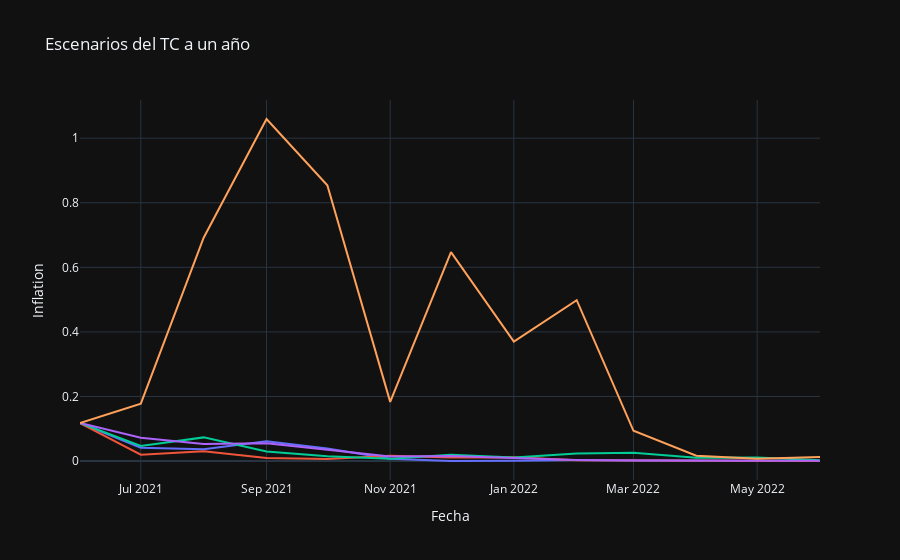

Source (notebook cell):
### Code cell
pd.options.plotting.backend = "plotly"
fig2 = df2.plot(labels={'value': 'Inflation','FECHA_CONTABLE': 'Fecha'}, title='Escenarios del TC a un año',template='plotly_dark')
fig2.update_layout(showlegend=False)

fig2.show()

### Figure 1 — Plotly figure (JSON) as saved in the notebook; plotly's stock layout.template omitted (floating-point values rounded to 4 significant figures)
{"data": [{"hovertemplate": "variable=0<br>Fecha=%{x}<br>Inflation=%{y}<extra></extra>", "legendgroup": "0", "line": {"color": "#636efa", "dash": "solid"}, "mode": "lines", "name": "0", "orientation": "v", "showlegend": true, "type": "scatter", "x": ["2021-06-01T00:00:00", "2021-07-01T00:00:00", "2021-08-01T00:00:00", "2021-09-01T00:00:00", "2021-10-01T00:00:00", "2021-11-01T00:00:00", "2021-12-01T00:00:00", "2022-01-01T00:00:00", "2022-02-01T00:00:00", "2022-03-01T00:00:00", "2022-04-01T00:00:00", "2022-05-01T00:00:00", "2022-06-01T00:00:00"], "xaxis": "x", "y": [0.1178, 0.04136, 0.03703, 0.06131, 0.039, 0.006935, 0.0005773, 0.0009067, 0.003624, 0.00224, 0.00178, 0.0004759, 0.0002813], "yaxis": "y"}, {"hovertemplate": "variable=1<br>Fecha=%{x}<br>Inflation=%{y}<extra></extra>", "legendgroup": "1", "line": {"color": "#EF553B", "dash": "solid"}, "mode": "lines", "name": "1", "orientation": "v", "showlegend": true, "type": "scatter", "x": ["2021-06-01T00:00:00", "2021-07-01T00:00:00", "2021-08-01T00:00:00", "2021-09-01T00:00:00", "2021-10-01T00:00:00", "2021-11-01T00:00:00", "2021-12-01T00:00:00", "2022-01-01T00:00:00", "2022-02-01T00:00:00", "2022-03-01T00:00:00", "2022-04-01T00:00:00", "2022-05-01T00:00:00", "2022-06-01T00:00:00"], "xaxis": "x", "y": [0.1178, 0.01985, 0.03031, 0.009923, 0.006097, 0.01617, 0.01124, 0.01213, 0.002292, 0.001592, 0.001444, 0.001708, 0.0004307], "yaxis": "y"}, {"hovertemplate": "variable=2<br>Fecha=%{x}<br>Inflation=%{y}<extra></extra>", "legendgroup": "2", "line": {"color": "#00cc96", "dash": "solid"}, "mode": "lines", "name": "2", "orientation": "v", "showlegend": true, "type": "scatter", "x": ["2021-06-01T00:00:00", "2021-07-01T00:00:00", "2021-08-01T00:00:00", "2021-09-01T00:00:00", "2021-10-01T00:00:00", "2021-11-01T00:00:00", "2021-12-01T00:00:00", "2022-01-01T00:00:00", "2022-02-01T00:00:00", "2022-03-01T00:00:00", "2022-04-01T00:00:00", "2022-05-01T00:00:00", "2022-06-01T00:00:00"], "xaxis": "x", "y": [0.1178, 0.04662, 0.0734, 0.02954, 0.01488, 0.007156, 0.0198, 0.01104, 0.02363, 0.0261, 0.01039, 0.01109, 0.00269], "yaxis": "y"}, {"hovertemplate": "variable=3<br>Fecha=%{x}<br>Inflation=%{y}<extra></extra>", "legendgroup": "3", "line": {"color": "#ab63fa", "dash": "solid"}, "mode": "lines", "name": "3", "orientation": "v", "showlegend": true, "type": "scatter", "x": ["2021-06-01T00:00:00", "2021-07-01T00:00:00", "2021-08-01T00:00:00", "2021-09-01T00:00:00", "2021-10-01T00:00:00", "2021-11-01T00:00:00", "2021-12-01T00:00:00", "2022-01-01T00:00:00", "2022-02-01T00:00:00", "2022-03-01T00:00:00", "2022-04-01T00:00:00", "2022-05-01T00:00:00", "2022-06-01T00:00:00"], "xaxis": "x", "y": [0.1178, 0.07248, 0.05281, 0.05555, 0.03509, 0.01421, 0.01554, 0.009808, 0.003683, 0.001583, 0.0006882, 0.000984, 0.0007583], "yaxis": "y"}, {"hovertemplate": "variable=4<br>Fecha=%{x}<br>Inflation=%{y}<extra></extra>", "legendgroup": "4", "line": {"color": "#FFA15A", "dash": "solid"}, "mode": "lines", "name": "4", "orientation": "v", "showlegend": true, "type": "scatter", "x": ["2021-06-01T00:00:00", "2021-07-01T00:00:00", "2021-08-01T00:00:00", "2021-09-01T00:00:00", "2021-10-01T00:00:00", "2021-11-01T00:00:00", "2021-12-01T00:00:00", "2022-01-01T00:00:00", "2022-02-01T00:00:00", "2022-03-01T00:00:00", "2022-04-01T00:00:00", "2022-05-01T00:00:00", "2022-06-01T00:00:00"], "xaxis": "x", "y": [0.1178, 0.1777, 0.6919, 1.059, 0.8542, 0.1833, 0.6469, 0.3702, 0.4982, 0.09388, 0.01679, 0.007239, 0.01257], "yaxis": "y"}], "layout": {"legend": {"title": {"text": "variable"}, "tracegroupgap": 0}, "showlegend": false, "title": {"text": "Escenarios del TC a un año"}, "xaxis": {"anchor": "y", "domain": [0, 1], "title": {"text": "Fecha"}}, "yaxis": {"anchor": "x", "domain": [0, 1], "title": {"text": "Inflation"}}}}
